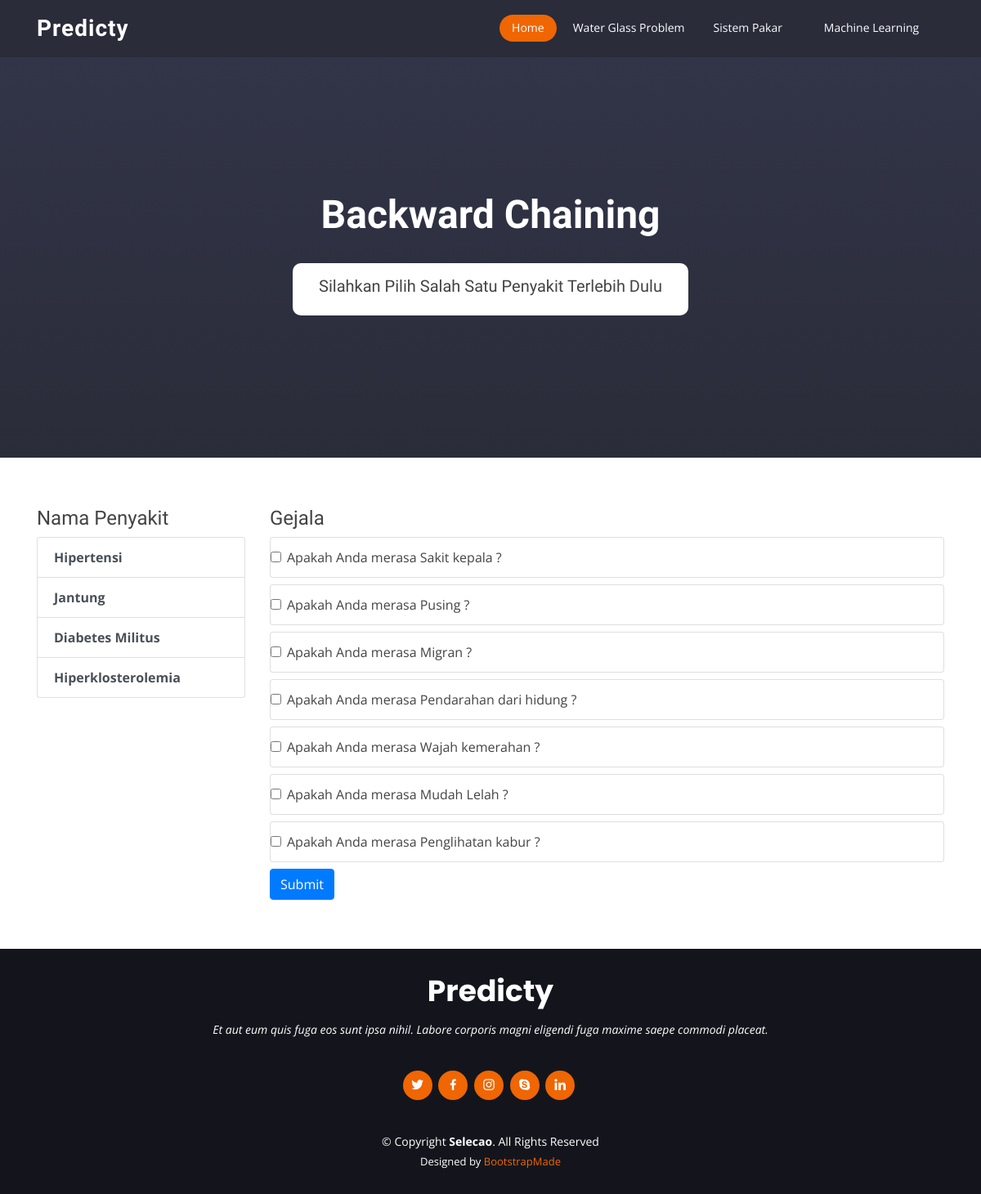
Page /backward.php?selected=P1 on the committed database.
### tables this page shows
CREATE TABLE `penyakit` (
  `kode` varchar(5) NOT NULL,
  `nama_penyakit` varchar(200) NOT NULL,
  `keterangan` mediumtext NOT NULL
);

CREATE TABLE `gejala` (
  `kode` varchar(5) NOT NULL,
  `nama_gejala` varchar(100) NOT NULL
);

### backward.php (the view, shortened to what this page needs)
<?php
include_once "header.php";
include_once "connect_backward.php";
?>
<body>
    <section id="hero" class="d-flex flex-column justify-content-end align-items-center">
        <div id="heroCarousel" class="container carousel carousel-fade" data-ride="carousel">
            <div class="carousel-item active">
                <div class="carousel-container">
                    <h2>Backward Chaining</h2>
                    <div class="foward" style="background-color: white; margin: 2   rem; padding: 1rem 2rem; border-radius: 10px">
                        <?php
                        $hasil = $_GET['hasil'];
                        $kode_penyakit = $_GET['penyakit'];
                        $sql = "SELECT `nama_penyakit`, `keterangan` FROM `penyakit` WHERE `kode`='{$kode_penyakit}'";
                        $result = $connect->query($sql);
                        $row = $result->fetch_row();
                        if ($hasil == "true") {
                            echo "<h4>Gejala {$row[0]} ditemukan dengan Keterangan :</h4>";
                            echo "<div class='text-left'>{$row[1]}</div>";
                            echo "<br><a href='?' class='btn btn-primary'>Konsultasi Lagi</a>";
                        } elseif($hasil == "false"){
                            echo "<h4>Penyakit {$row[0]} tidak sesuai dengan gejala-gelaja yang anda alami.</h4>";
                            echo "<br><a href='?' class='btn btn-primary'>Konsultasi Lagi</a>";
                        } else {
                            echo "<h5>Silahkan Pilih Salah Satu Penyakit Terlebih Dulu</h5>";
                        }
                        ?>
                    </div>
                </div>
            </div>
    </section>
    <?php
    if ($hasil != "true") {
    ?>
        <section id="about" class="contact">
            <div class="container">
                <div class="row">
                    <div class="col-3">
                        <h4>Nama Penyakit</h4>
                        <div class="list-group" id="list-tab" role="tablist">
                            <?php
                            $sql = "SELECT `kode`, `nama_penyakit`, `keterangan` FROM `penyakit`";
                            $result = $connect->query($sql);
                            if ($result->num_rows > 0) {
                                while ($row = $result->fetch_assoc()) {
                                    echo "<a class='list-group-item list-group-item-action btn-outline-primary' id='list-home-list' data-bs-toggle='list' href='?selected={$row['kode']}#{$row['kode']}' role='tab' aria-controls='home'><b>{$row['nama_penyakit']}</b></a>";
                                }
                            } else {
                                echo "Data kosong";
                            }
                            ?>
                        </div>
                    </div>
                    <div class="col-9">
                        <h4>Gejala</h4>
                        <div class="tab-content" id="nav-tabContent">
                            <div class="tab-pane fade show active" id="#<?php echo $_GET['selected'] ?>" role="tabpanel" aria-labelledby="list-home-list">
                                <form method="POST">
                                    <?php
                                    $selected = $_GET['selected'];
                                    if ($selected != '') {
                                        $query = "SELECT * FROM `base_knowledge` WHERE `kode_penyakit`='{$selected}'";
                                        $raw = $connect->query($query);
                                        $selectedResult = $raw->fetch_assoc();
                                        $listGejala = explode(" ", $selectedResult['daftar_gejala']);
                                        foreach ($listGejala as $i => $kodeGejala) {
                                            $getGejala = $connect->query("SELECT `nama_gejala` FROM `gejala` WHERE `kode`='{$kodeGejala}'");
                                            $gejala = $getGejala->fetch_row();
                                            if ($gejala != NULL) {
                                    ?>
                                                <div class="list-group">
                                                    <label class="list-group-item">
                                                        <input class="form-check-input" type="checkbox" value="<?php echo $listGejala[$i] ?> " name="selectedgejala[]"> Apakah Anda merasa <?php echo $gejala[0]; ?> ?
                                                    </label>
                                                </div>
                                    <?php
                                            } else {
                                                echo "";
                                            }
                                        }
                                    }
                                    ?>
                                    <input type='submit' name="submit" class='btn btn-primary'>
                                </form>
                            </div>
                        </div>
                    </div>
                </div>
            </div>
        </section>
    <?php
    } else {
        echo "";
    }
    ?>
<?php include_once "footer.php" ?>

### assets/css/style.css (style rules this page uses)
body { font-family: "Open Sans", sans-serif; color: #444444; }
a { color: #ef6603; }
h1, h2, h3, h4, h5, h6 { font-family: "Raleway", sans-serif; }
#hero { width: 100%; overflow: hidden; position: relative; background: linear-gradient(0deg, #2a2c39 0%, #33364a 100%); padding: 0; }
#hero .carousel-container { display: flex; justify-content: center; align-items: center; flex-direction: column; text-align: center; position: relative; height: 70vh; padding-top: 60px; }
#hero h2 { color: #fff; margin-bottom: 30px; font-size: 48px; font-weight: 700; }
section { padding: 60px 0; overflow: hidden; }

### rows in the picture
penyakit: nama_penyakit "Hipertensi"
penyakit: nama_penyakit "Jantung"
penyakit: nama_penyakit "Diabetes Militus"
penyakit: nama_penyakit "Hiperklosterolemia"
gejala: nama_gejala "Sakit kepala"
gejala: nama_gejala "Pusing"
gejala: nama_gejala "Migran"
gejala: nama_gejala "Pendarahan dari hidung"
gejala: nama_gejala "Wajah kemerahan"
gejala: nama_gejala "Mudah Lelah"
gejala: nama_gejala "Penglihatan kabur"
